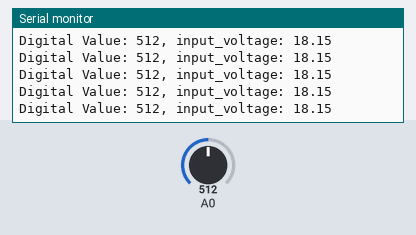
A sketch run on a simulated Arduino Uno, built with avr-gcc and run on an emulated ATmega328P. Parts: the last lines printed to the serial monitor. The inputs (shaded band) are chosen by the test bench; at power-on: A0 = 512.

Above: at 1.2 s.
1.3 s: A0 set to 288
At 1.42 s:
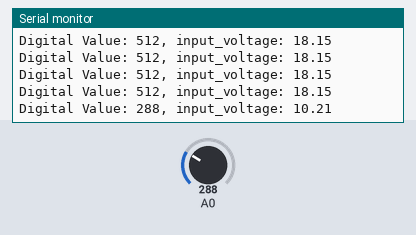
4.3 s: A0 set to 264
At 4.3 s:
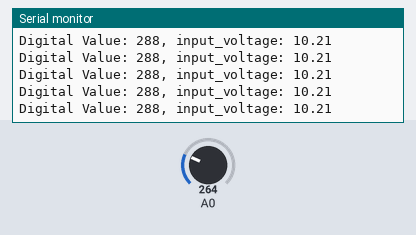
13.3 s: A0 set to 104
At 13.3 s:
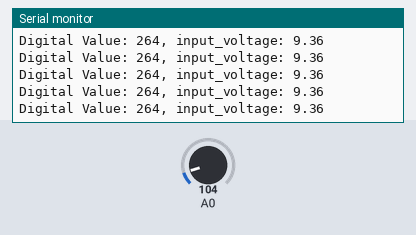
16.3 s: A0 set to 94
At 16.33 s:
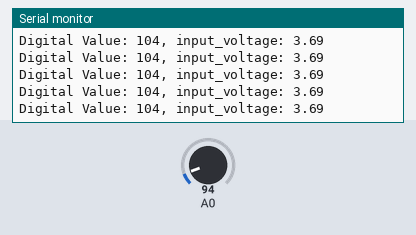
Timing chart, 0 to 19.3 s (numbered marks = the images above; inputs shaded):
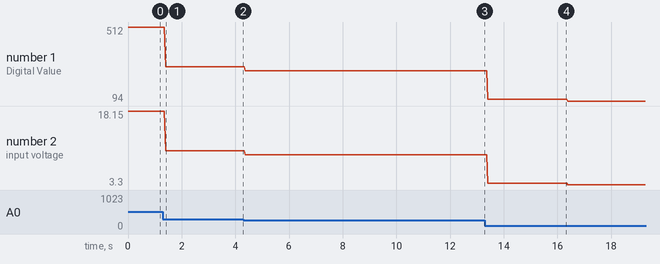

The sketch:

Voltmeter.ino
```cpp
float input_voltage = 0.0;

float temp=0.0;

float r1=100000.0;    //r1 value

float r2=10000.0;      //r2 value


void setup()
{
//Initialize serial monitor at 9600 baudrate
Serial.begin(9600);
}

void loop()
{
//Reading analog input from A0 pin
int digitalValue = (analogRead(0));
//Converting digital value to voltage
//int voltage = ((digitalValue*5)/1023);
temp = (digitalValue * 3.3) / 1024.0;
input_voltage = temp / (r2/(r1+r2));
if (input_voltage < 0.1)
{
 input_voltage=0.0;
}
//Printing digital value in serial monitor
Serial.print("Digital Value: ");
Serial.print(digitalValue);
//Printing measured input voltage in serial monitor
Serial.print(", input_voltage: ");
Serial.println(input_voltage);
}
```

Measured:
- after the input at 1.3 s, the serial monitor: prints a new line after 0.10 s (image 1)
- plotted number 1: 512 → 288 after the input at 1.3 s, 288 → 264 after the input at 4.3 s, 264 → 104 after the input at 13.3 s, 104 → 94 after the input at 16.3 s
- plotted number 2: 18.15 → 10.21 after the input at 1.3 s, 10.21 → 9.36 after the input at 4.3 s, 9.36 → 3.69 after the input at 13.3 s, 3.69 → 3.3 after the input at 16.3 s
